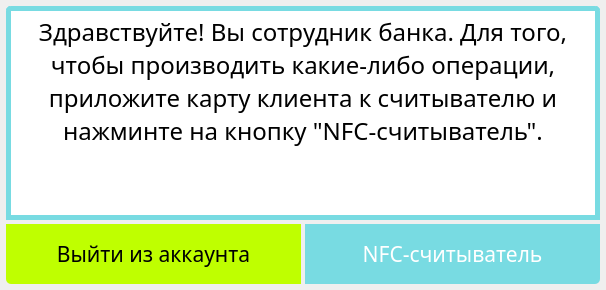
<?xml version="1.0" encoding="UTF-8"?>
<ui version="4.0">
 <class>BankerWindow</class>
 <widget class="QMainWindow" name="BankerWindow">
  <property name="geometry">
   <rect>
    <x>0</x>
    <y>0</y>
    <width>606</width>
    <height>290</height>
   </rect>
  </property>
  <property name="minimumSize">
   <size>
    <width>0</width>
    <height>0</height>
   </size>
  </property>
  <property name="maximumSize">
   <size>
    <width>16777215</width>
    <height>16777215</height>
   </size>
  </property>
  <property name="windowTitle">
   <string>MainWindow</string>
  </property>
  <widget class="QWidget" name="centralwidget">
   <property name="styleSheet">
    <string notr="true">QTextBrowser
{
	border: 5px solid #78DBE2;
	border-top-left-radius: 5px;
	border-top-right-radius: 5px;
}
QTextBrowser:disabled
{
	background-color: #3F3F3F;
	color: #FFF;
}



QTextBrowser QScrollBar:vertical {
	border: none;
    background: #3F3F3F;
	border-radius: 5px;
}
QTextBrowser QScrollBar:handle:vertical {
    background: #F283D0 ;
	border-radius: 5px;
}
QTextBrowser QScrollBar:add-line:vertical,
QTextBrowser QScrollBar:sub-line:vertical
{
	border: none;
    background: #F283D0 ;
	border-radius: 5px;
}
QTextBrowser QScrollBar:up-arrow:vertical,
QTextBrowser QScrollBar:down-arrow:vertical
{
	background-color: transparent;
}</string>
   </property>
   <layout class="QVBoxLayout" name="verticalLayout">
    <property name="spacing">
     <number>4</number>
    </property>
    <property name="leftMargin">
     <number>6</number>
    </property>
    <property name="topMargin">
     <number>6</number>
    </property>
    <property name="rightMargin">
     <number>6</number>
    </property>
    <property name="bottomMargin">
     <number>6</number>
    </property>
    <item>
     <widget class="QTextBrowser" name="bankInfoTextBrowser">
      <property name="sizePolicy">
       <sizepolicy hsizetype="Expanding" vsizetype="Expanding">
        <horstretch>0</horstretch>
        <verstretch>0</verstretch>
       </sizepolicy>
      </property>
      <property name="minimumSize">
       <size>
        <width>0</width>
        <height>0</height>
       </size>
      </property>
      <property name="maximumSize">
       <size>
        <width>16777215</width>
        <height>16777215</height>
       </size>
      </property>
      <property name="font">
       <font>
        <family>Fira Sans Condensed</family>
        <pointsize>18</pointsize>
       </font>
      </property>
      <property name="styleSheet">
       <string notr="true"/>
      </property>
      <property name="html">
       <string>&lt;!DOCTYPE HTML PUBLIC &quot;-//W3C//DTD HTML 4.0//EN&quot; &quot;http://www.w3.org/TR/REC-html40/strict.dtd&quot;&gt;
&lt;html&gt;&lt;head&gt;&lt;meta name=&quot;qrichtext&quot; content=&quot;1&quot; /&gt;&lt;style type=&quot;text/css&quot;&gt;
p, li { white-space: pre-wrap; }
&lt;/style&gt;&lt;/head&gt;&lt;body style=&quot; font-family:'Fira Sans Condensed'; font-size:18pt; font-weight:400; font-style:normal;&quot;&gt;
&lt;p align=&quot;center&quot; style=&quot; margin-top:0px; margin-bottom:0px; margin-left:0px; margin-right:0px; -qt-block-indent:0; text-indent:0px;&quot;&gt;Здравствуйте! Вы сотрудник банка. Для того, чтобы производить какие-либо операции, приложите карту клиента к считывателю и нажминте на кнопку &amp;quot;NFC-считыватель&amp;quot;.&lt;/p&gt;&lt;/body&gt;&lt;/html&gt;</string>
      </property>
     </widget>
    </item>
    <item>
     <widget class="QFrame" name="actionsButtons">
      <property name="styleSheet">
       <string notr="true">#exitButton
{
    background-color: #BFFF00;
    color: black;
	border-bottom-left-radius: 5px;
	padding: 15px;
}
#exitButton:hover:!pressed
{
	background-color: #99CC00;
}
#exitButton:pressed
{
	background-color: #CCFF33;
	color: black;
}
#exitButton:disabled
{
	background-color: #3F3F3F;
}



#nfcReaderButton
{
    background-color: #78DBE2;
    color: white;
	border-bottom-right-radius: 5px;
	padding: 15px;
}

#nfcReaderButton:hover:!pressed
{
	background-color: #28B3BD;
}

#nfcReaderButton:pressed
{
	background-color: #ABE9ED;
	color: black;
}

#nfcReaderButton::disabled
{
	background-color: #3F3F3F;
}</string>
      </property>
      <property name="frameShape">
       <enum>QFrame::NoFrame</enum>
      </property>
      <property name="frameShadow">
       <enum>QFrame::Raised</enum>
      </property>
      <layout class="QHBoxLayout" name="horizontalLayout">
       <property name="spacing">
        <number>4</number>
       </property>
       <property name="leftMargin">
        <number>0</number>
       </property>
       <property name="topMargin">
        <number>0</number>
       </property>
       <property name="rightMargin">
        <number>0</number>
       </property>
       <property name="bottomMargin">
        <number>0</number>
       </property>
       <item>
        <widget class="QPushButton" name="exitButton">
         <property name="sizePolicy">
          <sizepolicy hsizetype="Preferred" vsizetype="Preferred">
           <horstretch>0</horstretch>
           <verstretch>0</verstretch>
          </sizepolicy>
         </property>
         <property name="minimumSize">
          <size>
           <width>0</width>
           <height>0</height>
          </size>
         </property>
         <property name="maximumSize">
          <size>
           <width>16777215</width>
           <height>16777215</height>
          </size>
         </property>
         <property name="font">
          <font>
           <family>Fira Sans Condensed</family>
           <pointsize>16</pointsize>
          </font>
         </property>
         <property name="cursor">
          <cursorShape>PointingHandCursor</cursorShape>
         </property>
         <property name="styleSheet">
          <string notr="true"/>
         </property>
         <property name="text">
          <string>Выйти из аккаунта</string>
         </property>
        </widget>
       </item>
       <item>
        <widget class="QPushButton" name="nfcReaderButton">
         <property name="sizePolicy">
          <sizepolicy hsizetype="Preferred" vsizetype="Preferred">
           <horstretch>0</horstretch>
           <verstretch>0</verstretch>
          </sizepolicy>
         </property>
         <property name="minimumSize">
          <size>
           <width>0</width>
           <height>0</height>
          </size>
         </property>
         <property name="maximumSize">
          <size>
           <width>16777215</width>
           <height>16777215</height>
          </size>
         </property>
         <property name="font">
          <font>
           <family>Fira Sans Condensed</family>
           <pointsize>16</pointsize>
          </font>
         </property>
         <property name="cursor">
          <cursorShape>PointingHandCursor</cursorShape>
         </property>
         <property name="styleSheet">
          <string notr="true"/>
         </property>
         <property name="text">
          <string>NFC-считыватель</string>
         </property>
        </widget>
       </item>
      </layout>
     </widget>
    </item>
   </layout>
  </widget>
 </widget>
 <resources/>
 <connections/>
</ui>
